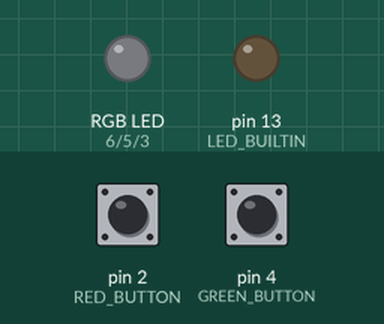
Bench run of a sketch on a simulated Arduino Uno, built with avr-gcc and run on an emulated ATmega328P. On the bench: an RGB LED mixed from three pins (HIGH = lit), output pins drawn as LEDs (lit = HIGH). The test bench sets the inputs (shaded band); at power-on: pin 2 (RED_BUTTON) HIGH, pin 4 (GREEN_BUTTON) HIGH.

Above: at 1.2 s.
1.3 s: pin 2 (RED_BUTTON) pulled LOW for 0.15 s
At 1.37 s:
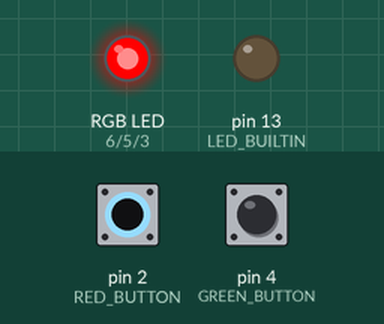
2.9 s: pin 4 (GREEN_BUTTON) pulled LOW for 0.15 s
At 2.97 s:
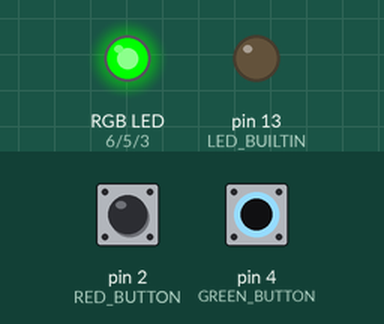
4.5 s: pin 4 (GREEN_BUTTON) pulled LOW for 3.2 s
At 8.3 s:
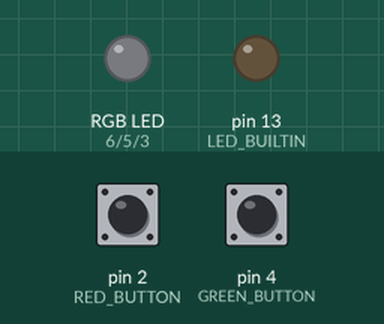
9.2 s: pin 2 (RED_BUTTON) pulled LOW for 3.2 s
At 10.6 s:
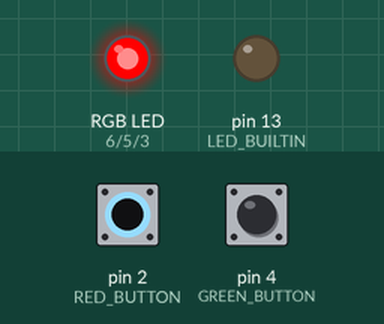
13.9 s: pin 2 (RED_BUTTON) driven LOW and pin 4 (GREEN_BUTTON) driven LOW
At 14.2 s:
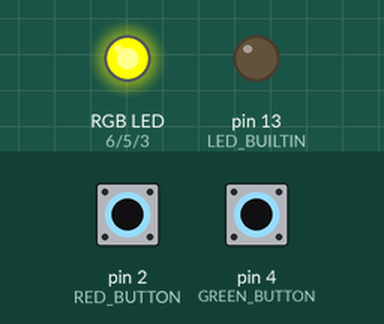
Timing chart, 0 to 16.4 s (numbered marks = the images above; inputs shaded):
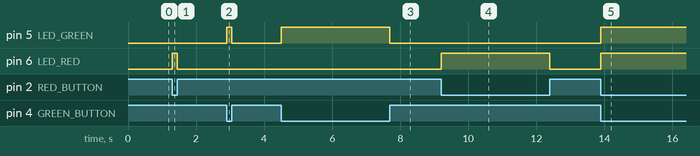

Measured:
- after the input at 1.3 s, pin 6 (LED_RED): LOW → HIGH at once, → LOW 0.15 s later
- after the input at 2.9 s, pin 5 (LED_GREEN): LOW → HIGH at once, → LOW 0.15 s later
- after the input at 4.5 s, pin 5 (LED_GREEN): LOW → HIGH at once, → LOW 3.2 s later
- after the input at 9.2 s, pin 6 (LED_RED): LOW → HIGH at once, → LOW 3.2 s later
- after the input at 13.9 s, pin 5 (LED_GREEN), pin 6 (LED_RED): LOW → HIGH at once

The sketch:

kod03.ino
```cpp
#define LED_RED 6
#define LED_GREEN 5
#define LED_BLUE 3

#define RED_BUTTON 2
#define GREEN_BUTTON 4

void initRGB()
{
    pinMode(LED_BUILTIN, OUTPUT);
    digitalWrite(LED_BUILTIN, LOW);

    pinMode(LED_RED, OUTPUT);
    digitalWrite(LED_RED, LOW);

    pinMode(LED_GREEN, OUTPUT);
    digitalWrite(LED_GREEN, LOW);

    pinMode(LED_BLUE, OUTPUT);
    digitalWrite(LED_BLUE, LOW);
}

void initButtons()
{
    pinMode(RED_BUTTON, INPUT_PULLUP);
    pinMode(GREEN_BUTTON, INPUT_PULLUP);
}

void setup()
{
    initRGB();
    initButtons();
}

void loop()
{
    if (digitalRead(RED_BUTTON) == LOW)
        digitalWrite(LED_RED, HIGH);
    else
        digitalWrite(LED_RED, LOW);

    if (digitalRead(GREEN_BUTTON) == LOW)
        digitalWrite(LED_GREEN, HIGH);
    else
        digitalWrite(LED_GREEN, LOW);
}
```
